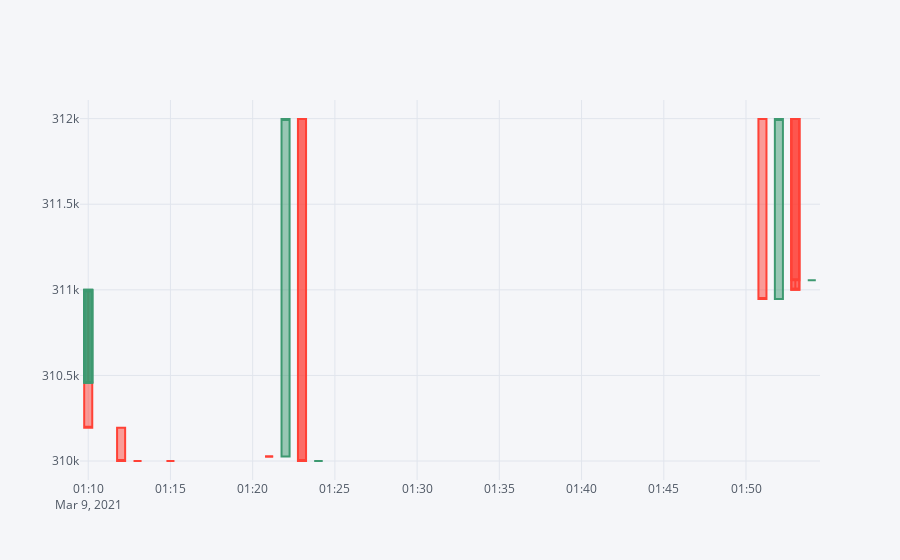

This figure's notebook cell:
### Code cell
# ver https://coderzcolumn.com/tutorials/data-science/candlestick-chart-in-python-mplfinance-plotly-bokeh

cf.set_config_file(theme='pearl',sharing='public',offline=True)

df.iplot(kind="candle", keys=["Open","High", "Low", "Close"])

### Figure 1 — Plotly figure (JSON) as saved in the notebook; plotly's stock layout.template omitted (floating-point values rounded to 4 significant figures)
{"data": [{"close": [311056, 311056, 311000, 311000, 311998, 310900.0, 310000.0, 310000.0, 310000, 310000.0, 312000.0, 310000.0, 310000.0, 310000, 310000, 310000.0, 310200.0, 310998, 311000, 311000.0, 311000], "high": [311056, 311998, 311998, 311998, 311998, 311998, 310000.0, 310000.0, 312000.0, 312000.0, 312000.0, 310000.0, 310000.0, 310000, 310000.0, 310200.0, 311000, 311000, 311000, 311000, 311000], "low": [311056, 311000, 311000, 311000, 310900.0, 310900.0, 310000, 310000, 310000, 310000.0, 310000.0, 310000.0, 310000.0, 310000, 310000, 310000.0, 310200.0, 310500.0, 310500.0, 310500.0, 310500.0], "open": [311056, 311998, 311998, 311998, 310900.0, 311998, 310000, 310000, 312000.0, 312000.0, 310000.0, 310000.0, 310000.0, 310000, 310000.0, 310200.0, 310500.0, 310500.0, 310500.0, 310500.0, 310500.0], "showlegend": false, "type": "candlestick", "x": ["2021-03-09 01:54:00", "2021-03-09 01:53:00", "2021-03-09 01:53:00", "2021-03-09 01:53:00", "2021-03-09 01:52:00", "2021-03-09 01:51:00", "2021-03-09 01:24:00", "2021-03-09 01:24:00", "2021-03-09 01:23:00", "2021-03-09 01:23:00", "2021-03-09 01:22:00", "2021-03-09 01:21:00", "2021-03-09 01:21:00", "2021-03-09 01:15:00", "2021-03-09 01:13:00", "2021-03-09 01:12:00", "2021-03-09 01:10:00", "2021-03-09 01:10:00", "2021-03-09 01:10:00", "2021-03-09 01:10:00", "2021-03-09 01:10:00"], "yaxis": "y2"}], "layout": {"autosize": true, "legend": {"bgcolor": "#F5F6F9", "font": {"color": "#4D5663"}}, "paper_bgcolor": "#F5F6F9", "plot_bgcolor": "#F5F6F9", "title": {"font": {"color": "#4D5663"}}, "xaxis": {"autorange": true, "gridcolor": "#E1E5ED", "range": ["2021-03-09 01:09:30", "2021-03-09 01:54:30"], "rangeslider": {"visible": false, "yaxis2": {}}, "showgrid": true, "tickfont": {"color": "#4D5663"}, "title": {"font": {"color": "#4D5663"}, "text": ""}, "type": "date", "zerolinecolor": "#E1E5ED"}, "yaxis": {"gridcolor": "#E1E5ED", "showgrid": true, "showticklabels": false, "tickfont": {"color": "#4D5663"}, "title": {"font": {"color": "#4D5663"}, "text": ""}, "zerolinecolor": "#E1E5ED"}, "yaxis2": {"autorange": true, "gridcolor": "#E1E5ED", "range": [309889, 312109], "showgrid": true, "tickfont": {"color": "#4D5663"}, "title": {"font": {"color": "#4D5663"}, "text": ""}, "zerolinecolor": "#E1E5ED"}}}
